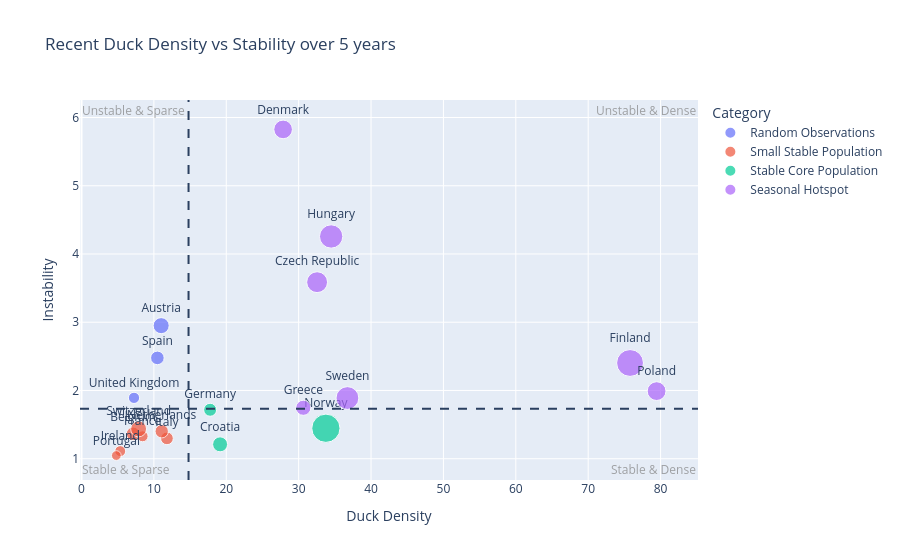

Source (notebook cell):
### Code cell
# OHNE INTERAKTION
import pandas as pd
import plotly.express as px

# loading data for density
df_density = pd.read_csv(r"C:\Users\ThinkPad\Documents\Data Science Projekt\RQ 5\europe_ducks_recent_daily.csv")
density_country = df_density.groupby("Country").mean(numeric_only=True).reset_index()
density_country["Density"] = density_country["DuckCount"] / density_country["LocationCount"]

# loading data for stability
df_hist = pd.read_csv(r"C:\Users\ThinkPad\Documents\Data Science Projekt\RQ 5\europe_ducks_march_2020_2024.csv")
df_hist["Date"] = pd.to_datetime(df_hist["Date"])

daily_ducks = df_hist.groupby(["Country","Date"])["DuckCount"].sum().reset_index()

stability = daily_ducks.groupby("Country")["DuckCount"].agg(
    mean="mean",
    std="std"
).reset_index()
stability["CV"] = stability["std"] / stability["mean"]

# merging the data
df = pd.merge(density_country, stability, on="Country", how="left")

# claculate median lines
median_density = df["Density"].median()
median_cv = df["CV"].median()



# classify the countrys
def classify(row):
    
    if row["Density"] >= median_density and row["CV"] <= median_cv:
        return "Stable Core Population"
    
    elif row["Density"] >= median_density and row["CV"] > median_cv:
        return "Seasonal Hotspot"
    
    elif row["Density"] < median_density and row["CV"] <= median_cv:
        return "Small Stable Population"
    
    else:
        return "Random Observations"

df["Category"] = df.apply(classify, axis=1)


# Creating the Scatter Plot
fig = px.scatter(
    df,
    x="Density",
    y="CV",
    color="Category",
    text="Country",
    size="mean",
    hover_name="Country",
    hover_data=["Density","CV","mean","std"],
    title="Recent Duck Density vs Stability over 5 years"
)

# country labels
fig.update_traces(textposition="top center")

# median lines
fig.add_vline(x=median_density, line_dash="dash")
fig.add_hline(y=median_cv, line_dash="dash")

def add_label(x, y, text):
    fig.add_annotation(
        x=x, y=y, xref="paper", yref="paper",
        text=text, showarrow=False, font=dict(size=12, color="grey"),
        opacity=0.7
    )

add_label(1, 0, "Stable & Dense")      # bottom right
add_label(0, 0, "Stable & Sparse")     # bottom left
add_label(1, 1, "Unstable & Dense")    # top right
add_label(0, 1, "Unstable & Sparse")   # top left

# axis titles
fig.update_layout(
    xaxis_title="Duck Density",
    yaxis_title="Instability",
)

fig.show()

### Figure 1 — Plotly figure (JSON) as saved in the notebook; plotly's stock layout.template omitted (floating-point values rounded to 4 significant figures)
{"data": [{"customdata": [[10.22, 30.15], [7.316, 18.13], [5.028, 9.511]], "hovertemplate": "<b>%{hovertext}</b><br><br>Category=Random Observations<br>Density=%{x}<br>CV=%{y}<br>mean=%{customdata[0]}<br>Country=%{text}<br>std=%{customdata[1]}<extra></extra>", "hovertext": ["Austria", "Spain", "United Kingdom"], "legendgroup": "Random Observations", "marker": {"color": "#636efa", "size": [10.22, 7.316, 5.028], "sizemode": "area", "sizeref": 0.07935, "symbol": "circle"}, "mode": "markers+text", "name": "Random Observations", "orientation": "v", "showlegend": true, "text": ["Austria", "Spain", "United Kingdom"], "textposition": "top center", "type": "scatter", "x": [11.01, 10.49, 7.254], "xaxis": "x", "y": [2.95, 2.478, 1.892], "yaxis": "y"}, {"customdata": [[7.288, 9.951], [4.826, 6.412], [4.753, 5.283], [6.405, 8.317], [7.077, 9.923], [3.755, 3.928], [10.06, 14.46]], "hovertemplate": "<b>%{hovertext}</b><br><br>Category=Small Stable Population<br>Density=%{x}<br>CV=%{y}<br>mean=%{customdata[0]}<br>Country=%{text}<br>std=%{customdata[1]}<extra></extra>", "hovertext": ["Belgium", "France", "Ireland", "Italy", "Netherlands", "Portugal", "Switzerland"], "legendgroup": "Small Stable Population", "marker": {"color": "#EF553B", "size": [7.288, 4.826, 4.753, 6.405, 7.077, 3.755, 10.06], "sizemode": "area", "sizeref": 0.07935, "symbol": "circle"}, "mode": "markers+text", "name": "Small Stable Population", "orientation": "v", "showlegend": true, "text": ["Belgium", "France", "Ireland", "Italy", "Netherlands", "Portugal", "Switzerland"], "textposition": "top center", "type": "scatter", "x": [7.128, 8.442, 5.351, 11.8, 11.08, 4.813, 7.889], "xaxis": "x", "y": [1.365, 1.329, 1.112, 1.299, 1.402, 1.046, 1.436], "yaxis": "y"}, {"customdata": [[8.926, 10.81], [6.69, 11.49], [31.74, 45.91]], "hovertemplate": "<b>%{hovertext}</b><br><br>Category=Stable Core Population<br>Density=%{x}<br>CV=%{y}<br>mean=%{customdata[0]}<br>Country=%{text}<br>std=%{customdata[1]}<extra></extra>", "hovertext": ["Croatia", "Germany", "Norway"], "legendgroup": "Stable Core Population", "marker": {"color": "#00cc96", "size": [8.926, 6.69, 31.74], "sizemode": "area", "sizeref": 0.07935, "symbol": "circle"}, "mode": "markers+text", "name": "Stable Core Population", "orientation": "v", "showlegend": true, "text": ["Croatia", "Germany", "Norway"], "textposition": "top center", "type": "scatter", "x": [19.15, 17.77, 33.76], "xaxis": "x", "y": [1.211, 1.717, 1.446], "yaxis": "y"}, {"customdata": [[17.29, 62.02], [13.76, 80.17], [28.61, 68.73], [9.041, 15.79], [21.59, 91.89], [14.01, 27.88], [20.65, 39.01]], "hovertemplate": "<b>%{hovertext}</b><br><br>Category=Seasonal Hotspot<br>Density=%{x}<br>CV=%{y}<br>mean=%{customdata[0]}<br>Country=%{text}<br>std=%{customdata[1]}<extra></extra>", "hovertext": ["Czech Republic", "Denmark", "Finland", "Greece", "Hungary", "Poland", "Sweden"], "legendgroup": "Seasonal Hotspot", "marker": {"color": "#ab63fa", "size": [17.29, 13.76, 28.61, 9.041, 21.59, 14.01, 20.65], "sizemode": "area", "sizeref": 0.07935, "symbol": "circle"}, "mode": "markers+text", "name": "Seasonal Hotspot", "orientation": "v", "showlegend": true, "text": ["Czech Republic", "Denmark", "Finland", "Greece", "Hungary", "Poland", "Sweden"], "textposition": "top center", "type": "scatter", "x": [32.55, 27.85, 75.78, 30.65, 34.49, 79.45, 36.74], "xaxis": "x", "y": [3.587, 5.826, 2.403, 1.746, 4.257, 1.991, 1.889], "yaxis": "y"}], "layout": {"annotations": [{"font": {"color": "grey", "size": 12}, "opacity": 0.7, "showarrow": false, "text": "Stable & Dense", "x": 1, "xref": "paper", "y": 0, "yref": "paper"}, {"font": {"color": "grey", "size": 12}, "opacity": 0.7, "showarrow": false, "text": "Stable & Sparse", "x": 0, "xref": "paper", "y": 0, "yref": "paper"}, {"font": {"color": "grey", "size": 12}, "opacity": 0.7, "showarrow": false, "text": "Unstable & Dense", "x": 1, "xref": "paper", "y": 1, "yref": "paper"}, {"font": {"color": "grey", "size": 12}, "opacity": 0.7, "showarrow": false, "text": "Unstable & Sparse", "x": 0, "xref": "paper", "y": 1, "yref": "paper"}], "legend": {"itemsizing": "constant", "title": {"text": "Category"}, "tracegroupgap": 0}, "shapes": [{"line": {"dash": "dash"}, "type": "line", "x0": 14.79, "x1": 14.79, "xref": "x", "y0": 0, "y1": 1, "yref": "y domain"}, {"line": {"dash": "dash"}, "type": "line", "x0": 0, "x1": 1, "xref": "x domain", "y0": 1.732, "y1": 1.732, "yref": "y"}], "title": {"text": "Recent Duck Density vs Stability over 5 years"}, "xaxis": {"anchor": "y", "domain": [0, 1], "title": {"text": "Duck Density"}}, "yaxis": {"anchor": "x", "domain": [0, 1], "title": {"text": "Instability"}}}}
